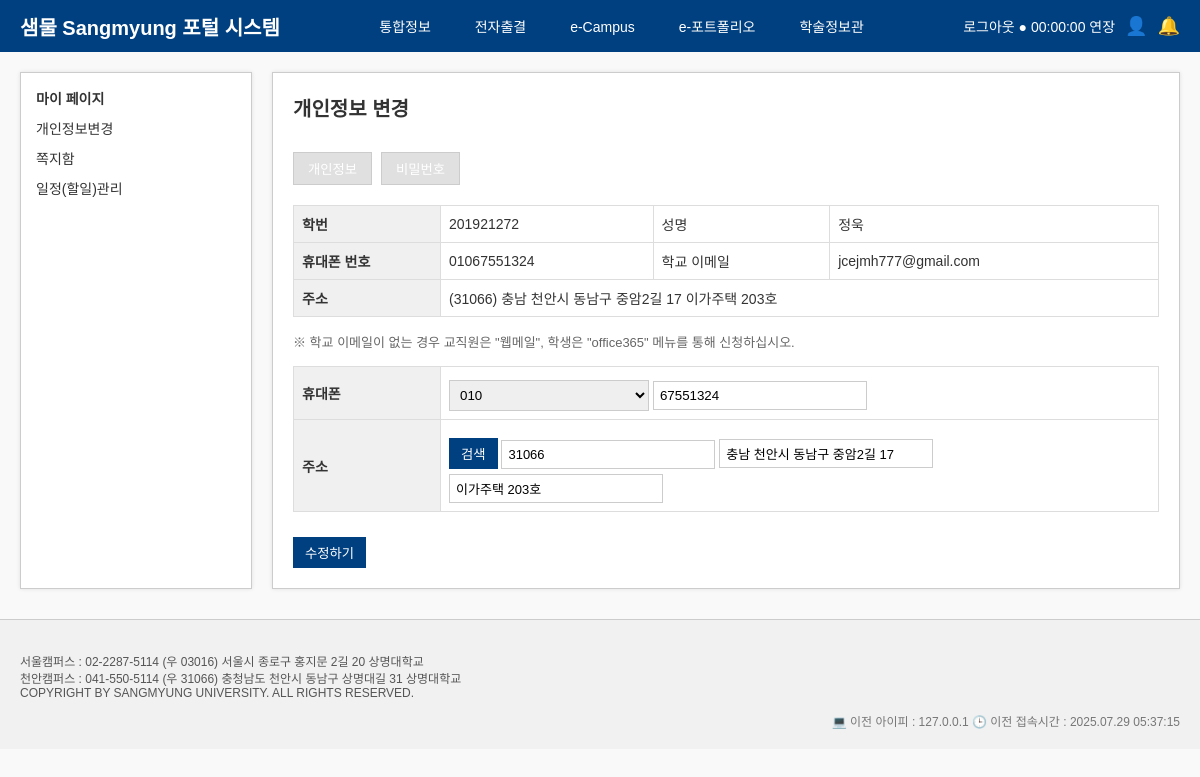
/accounts/profile/ (signed in), run on the app's committed database.
### smul/academic/models.py (models this page shows, shortened)
class StudentProfile(models.Model):
    user = models.OneToOneField(User, on_delete=models.CASCADE)
    student_id = models.CharField(max_length=20)
    name = models.CharField(max_length=50)
    gender = models.CharField(max_length=10)
    department = models.CharField(max_length=100)
    nationality = models.CharField(max_length=50)
    phone = models.CharField(max_length=20)
    email = models.EmailField()
    professor = models.CharField(max_length=50)
    eng_name = models.CharField(max_length=50)
    bank = models.CharField(max_length=50)
    account_number = models.CharField(max_length=50)
    account_holder = models.CharField(max_length=50)
    zipcode = models.CharField(max_length=10, blank=True, null=True)
    address = models.CharField(max_length=200, blank=True, null=True)
    address_detail = models.CharField(max_length=200, blank=True, null=True)
    total_credit = models.PositiveIntegerField(default=0)     # 총 취득학점
    major_credit = models.PositiveIntegerField(default=0)     # 전공학점
    liberal_credit = models.PositiveIntegerField(default=0)   # 교양학점
    general_credit = models.PositiveIntegerField(default=0)   # 일반선택
    teaching_credit = models.PositiveIntegerField(default=0)  # 교직학점
    etc_credit = models.PositiveIntegerField(default=0)       # 기타학점
    gpa = models.FloatField(default=0.0)                      # 평균 평점

### accounts/views.py (the view)
# urls.py: path('profile/', views.user_info_page, name='profile'),  # 개인정보 탭
@login_required
def user_info_page(request):
    try:
        profile = StudentProfile.objects.get(user=request.user)
    except StudentProfile.DoesNotExist:
        profile = None
    ip_address = get_client_ip(request)
    last_login_time = request.user.last_login
    force_logout = request.session.get('force_logout', False)
    if force_logout:
        del request.session['force_logout']
    return render(request, 'accounts/user_info.html', {
        'user': request.user,
        'profile': profile,
        'ip_address': ip_address,
        'last_login_time': last_login_time,
        'force_logout': force_logout,
    })

### accounts/views.py (called while the page is built)
def get_client_ip(request):
    x_forwarded_for = request.META.get('HTTP_X_FORWARDED_FOR')
    if x_forwarded_for:
        ip = x_forwarded_for.split(',')[0]
    else:
        ip = request.META.get('REMOTE_ADDR')
    return ip

### accounts/templates/accounts/user_info.html (shortened to what this page needs)
{% load static %}
<!DOCTYPE html>
<html lang="ko">
<head>
    <link rel="stylesheet" href="{% static 'user_info.css' %}">
</head>
<body>
<div class="gnb">
    <div class="logo-button">
        <a href="/" style="text-decoration: none; color: inherit;">샘물 Sangmyung 포털 시스템</a>
    </div>
    <div class="gnb-menu">
        <a href="/smul/"><button>통합정보</button></a>
        <button>전자출결</button>
        <button>e-Campus</button>
        <button>e-포트폴리오</button>
        <button>학술정보관</button>
    </div>
    <div class="gnb-user">
        <span>로그아웃 ● 00:00:00 연장</span>
        <span class="gnb-icon">👤</span>
        <span class="gnb-icon">🔔</span>
    </div>
</div>
<div class="main-container">
    <div class="sidebar">
        <div class="sidebar-title">마이 페이지</div>
        <ul>
            <li><a href="{% url 'user_info_page' %}" class="{% if request.path == '/accounts/user_info/' %}active{% endif %}">개인정보변경</a></li>
            <li><a href="{% url 'message_box' %}" class="{% if request.path == '/accounts/message_box/' %}active{% endif %}">쪽지함</a></li>
            <li><a href="{% url 'todo' %}" class="{% if request.path == '/accounts/todo/' %}active{% endif %}">일정(할일)관리</a></li>
        </ul>
    </div>
    <div class="content">
        <h2>개인정보 변경</h2>
        <div class="tab-buttons">
            <button id="btn-profile" onclick="showTab('profile')">개인정보</button>
            <button id="btn-password" onclick="showTab('password')">비밀번호</button>
        </div>
        <div id="tab-profile">
            {% if profile %}
            <table class="info-table">
                <tr><td>학번</td><td>{{ profile.student_id }}</td><td>성명</td><td>{{ profile.name }}</td></tr>
                <tr><td>휴대폰 번호</td><td>{{ profile.phone }}</td><td>학교 이메일</td><td>{{ profile.email }}</td></tr>
                <tr><td>주소</td><td colspan="3">({{ profile.zipcode }}) {{ profile.address }} {{ profile.address_detail }}</td></tr>
            </table>
            {% else %}
            <p style="color:red;">학생 정보가 존재하지 않습니다.</p>
            {% endif %}
            <p class="info-notice">※ 학교 이메일이 없는 경우 교직원은 "웹메일", 학생은 "office365" 메뉴를 통해 신청하십시오.</p>
            <form method="POST" action="{% url 'update_user_address' %}">
                <table class="edit-table">
                    <tr>
                        <td>휴대폰</td>
                        <td>
                            <select name="phone_prefix">
                                <option value="010" {% if profile.phone|slice:":3" == "010" %}selected{% endif %}>010</option>
                            </select>
                            <input type="text" name="phone" value="{{ profile.phone|slice:"3:" }}">
                        </td>
                    </tr>
                    <tr>
                        <td>주소</td>
                        <td>
                            <button type="button" onclick="execDaumPostcode()">검색</button>
                            <input type="text" name="zipcode" placeholder="우편번호" value="{{ profile.zipcode }}">
                            <input type="text" name="address" placeholder="도로명 주소" value="{{ profile.address }}">
                            <input type="text" name="address_detail" placeholder="상세 주소" value="{{ profile.address_detail }}">
                        </td>
                    </tr>
                </table>
                <div class="form-actions">
                    <input type="submit" value="수정하기">
                </div>
            </form>
        </div>
    </div>
</div>
<div class="footer">
    <p>서울캠퍼스 : 02-2287-5114 (우 03016) 서울시 종로구 홍지문 2길 20 상명대학교<br>
    천안캠퍼스 : 041-550-5114 (우 31066) 충청남도 천안시 동남구 상명대길 31 상명대학교<br>
    COPYRIGHT BY SANGMYUNG UNIVERSITY. ALL RIGHTS RESERVED.</p>
    <div class="footer-right">
        <span>💻 이전 아이피 : {{ ip_address }}</span>
        <span>🕒 이전 접속시간 : {{ last_login_time|date:"Y.m.d H:i:s" }}</span>
    </div>
</div>
</body>
</html>

### static/user_info.css (style rules this page uses)
body { margin: 0; font-family: '맑은 고딕', sans-serif; font-size: 14px; color: #333; background-color: #f9f9f9; }
.gnb { background-color: #004080; color: white; display: flex; justify-content: space-between; padding: 10px 20px; align-items: center; }
.logo-button { font-size: 20px; font-weight: bold; }
.gnb-menu button { background: none; border: none; color: white; margin: 0 8px; font-size: 14px; cursor: pointer; }
.gnb-user { display: flex; align-items: center; gap: 10px; }
.gnb-icon { font-size: 18px; }
.main-container { display: flex; margin-top: 20px; padding: 0 20px; }
.sidebar { width: 200px; background-color: #fff; border: 1px solid #ccc; padding: 15px; margin-right: 20px; box-shadow: 0 0 4px rgba(0,0,0,0.1); }
.sidebar-title { font-weight: bold; margin-bottom: 10px; }
.sidebar ul { list-style: none; padding: 0; margin: 0; }
.sidebar ul li { margin-bottom: 10px; }
.sidebar ul li a { text-decoration: none; color: #333; }
.content { flex: 1; background-color: #fff; padding: 20px; border: 1px solid #ccc; box-shadow: 0 0 4px rgba(0,0,0,0.1); }
.content h2 { margin-top: 0; font-size: 20px; margin-bottom: 20px; }
.tab-buttons { margin-bottom: 20px; }
.tab-buttons button { background-color: #e0e0e0; border: 1px solid #ccc; padding: 6px 14px; cursor: pointer; margin-right: 5px; }
.info-table, .edit-table { width: 100%; border-collapse: collapse; margin-bottom: 15px; }
.info-table td, .edit-table td { border: 1px solid #ddd; padding: 8px; }
.info-table td:first-child, .edit-table td:first-child { background-color: #f0f0f0; font-weight: bold; width: 130px; }
.info-notice { color: #666; font-size: 13px; margin-bottom: 15px; }
input[type="text"], input[type="password"], select { padding: 6px; width: 200px; border: 1px solid #ccc; margin-top: 5px; }
input[placeholder] { font-size: 13px; }
button, input[type="submit"] { background-color: #004080; color: white; border: none; padding: 6px 12px; cursor: pointer; margin-top: 10px; }
.footer { background-color: #f1f1f1; font-size: 12px; padding: 20px; margin-top: 30px; color: #555; border-top: 1px solid #ccc; }
.footer-right { margin-top: 10px; text-align: right; color: #777; }

### data on the page
StudentProfile: student_id "201921272", name "정욱", phone "01067551324", email "jcejmh777@gmail.com", zipcode "31066", address "충남 천안시 동남구 중암2길 17", address_detail "이가주택 203호", phone_prefix "010", phone "67551324"

### other printed values
{{ ip_address }} "127.0.0.1"
{{ last_login_time|date:"Y.m.d H:i:s" }} "2025.07.29 05:37:15"
